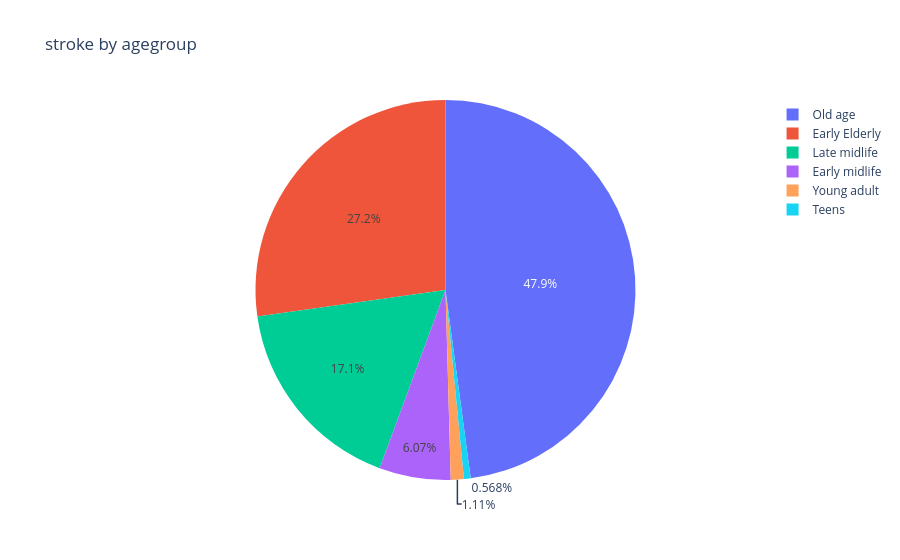

Notebook source saved alongside this figure:
### Code cell
fig= px.pie(data_age,values='values',names='labels',title='stroke by agegroup')
fig.show()

### Figure 1 — Plotly figure (JSON) as saved in the notebook; plotly's stock layout.template omitted (floating-point values rounded to 4 significant figures)
{"data": [{"domain": {"x": [0, 1], "y": [0, 1]}, "hovertemplate": "labels=%{label}<br>value=%{value}<extra></extra>", "labels": ["Early Elderly", "Early midlife", "Late midlife", "Old age", "Teens", "Young adult"], "legendgroup": "", "name": "", "showlegend": true, "type": "pie", "values": [0.112, 0.02498, 0.07048, 0.1969, 0.002336, 0.00457]}], "layout": {"legend": {"tracegroupgap": 0}, "title": {"text": "stroke by agegroup"}}}
